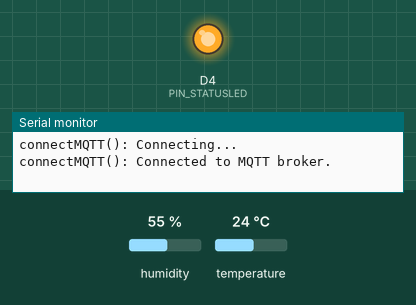
This sketch was run on a simulated ESP8266 (NodeMCU). On the bench: output pins drawn as LEDs (lit = HIGH), the last lines printed to the serial monitor. The test bench sets the inputs (shaded band); at power-on: humidity 55 %, temperature 24 °C. WiFi joins after 1.5 s; servers stay silent unless stated; no MQTT or app messages arrive unless stated.

Above: at 16.0 s.
At 30.08 s:
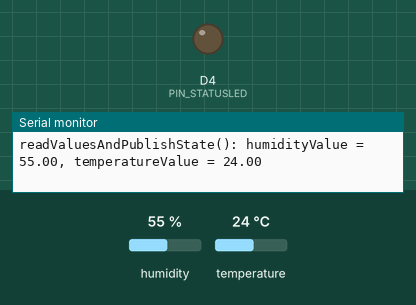
Timing chart, 0 to 41.4 s (numbered marks = the images above):
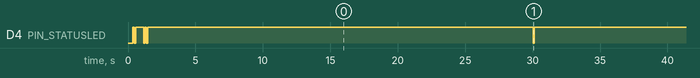

The sketch:

Production.ino
```cpp
#include <ESP8266WiFi.h>
#include <PubSubClient.h>
#include <ArduinoJson.h>
#include <DHT.h>

#include "config.h"

#define FIRMWARE_VERSION  "1.0.0"

WiFiClientSecure secureWifiClient = WiFiClientSecure();
PubSubClient mqttClient = PubSubClient(secureWifiClient, MQTT_SERVER_TLS_FINGERPRINT);
const int BUFFER_SIZE = JSON_OBJECT_SIZE(20);
DHT dhtSensor = DHT(PIN_DHT_SENSOR, DHT_SENSOR_TYPE);

unsigned long lastPublishUpdate = 0;

/*
 * Setup
 */

void setup()
{
    #if DEBUG_LEVEL >= 1
        Serial.begin(115200);
        delay(250);

        char buffer[64] = {0};
        sprintf(buffer, "setup(): The node '%s' was powered up.", MQTT_CLIENTID);
        Serial.println();
        Serial.println(buffer);
    #endif

    #if PIN_STATUSLED >= 0 && DEEPSLEEP_ENABLED == false
        pinMode(PIN_STATUSLED, OUTPUT);
    #endif

    setupWifi();
    setupSensor();
    setupMQTT();

    // If deep sleep is enabled, the loop() will never reached, thus do everything here
    #if DEEPSLEEP_ENABLED == true
        connectMQTT();
        readValuesAndPublishState();

        // At least one MQTT client loop is needed to publish message(s)
        mqttClient.loop();

        startDeepSleep();
    #endif
}

void setupWifi()
{
    #if DEBUG_LEVEL >= 1
        Serial.printf("setupWifi(): Connecting to to Wi-Fi access point '%s'...\n", WIFI_SSID);
    #endif

    // Do not store Wi-Fi config in SDK flash area
    WiFi.persistent(false);

    // Disable auto Wi-Fi access point mode
    WiFi.mode(WIFI_STA);

    WiFi.begin(WIFI_SSID, WIFI_PASSWORD);

    while (WiFi.status() != WL_CONNECTED)
    {
        // Blink 2 times when connecting
        blinkStatusLED(2);

        delay(500);

        #if DEBUG_LEVEL >= 1
            Serial.println(F("setupWifi(): Connecting..."));
        #endif
    }

    #if DEBUG_LEVEL >= 1
        Serial.print(F("setupWifi(): Connected to Wi-Fi access point. Obtained IP address: "));
        Serial.println(WiFi.localIP());
    #endif
}

void blinkStatusLED(const int times)
{
    #if PIN_STATUSLED >= 0 && DEEPSLEEP_ENABLED == false
        for (int i = 0; i < times; i++)
        {
            // Enable LED
            digitalWrite(PIN_STATUSLED, LOW);
            delay(100);

            // Disable LED
            digitalWrite(PIN_STATUSLED, HIGH);
            delay(100);
        }
    #endif
}

void setupSensor()
{
    #if DEBUG_LEVEL >= 1
        Serial.println("setupSensor(): Setup DHT sensor...");
    #endif

    dhtSensor.begin();
}

void setupMQTT()
{
    mqttClient.setServer(MQTT_SERVER, MQTT_PORT);
}

void loop()
{
    connectMQTT();

    if ((micros() - lastPublishUpdate) > (PUBLISH_INTERVAL * 1000000))
    {
        readValuesAndPublishState();
        lastPublishUpdate = micros();
    }

    mqttClient.loop();
}

void connectMQTT()
{
    if (mqttClient.connected() == true)
    {
        return ;
    }

    #if DEBUG_LEVEL >= 1
        Serial.printf("connectMQTT(): Connecting to MQTT broker '%s:%i'...\n", MQTT_SERVER, MQTT_PORT);
    #endif

    while (mqttClient.connected() == false)
    {
        #if DEBUG_LEVEL >= 1
            Serial.println("connectMQTT(): Connecting...");
        #endif

        if (mqttClient.connect(MQTT_CLIENTID, MQTT_USERNAME, MQTT_PASSWORD) == true)
        {
            #if DEBUG_LEVEL >= 1
                Serial.println("connectMQTT(): Connected to MQTT broker.");
            #endif
        }
        else
        {
            #if DEBUG_LEVEL >= 1
                Serial.printf("connectMQTT(): Connection failed with error code %i. Try again...\n", mqttClient.state());
            #endif

            blinkStatusLED(3);
            delay(500);
        }
    }
}

void readValuesAndPublishState()
{
    float humidityValue = dhtSensor.readHumidity();
    float temperatureValue = dhtSensor.readTemperature();

    if (isnan(humidityValue) || isnan(temperatureValue))
    {
        #if DEBUG_LEVEL >= 1
            Serial.println("readValuesAndPublishState(): The humidity and temperature values could not be read!");
            Serial.print(F("readValuesAndPublishState():"));
            Serial.print(F(" humidityValue = "));
            Serial.print(humidityValue);
            Serial.print(F(", temperatureValue = "));
            Serial.print(temperatureValue);
            Serial.println();
        #endif

        blinkStatusLED(4);
    }
    else
    {
        #if DEBUG_LEVEL >= 1
            Serial.println("readValuesAndPublishState(): The humidity and temperature values was read successfully.");
            Serial.print(F("readValuesAndPublishState():"));
            Serial.print(F(" humidityValue = "));
            Serial.print(humidityValue);
            Serial.print(F(", temperatureValue = "));
            Serial.print(temperatureValue);
            Serial.println();
        #endif

        blinkStatusLED(1);

        // Apply offset after reading
        humidityValue += OFFSET_HUMIDITY;
        temperatureValue += OFFSET_TEMPERATURE;

        StaticJsonBuffer<BUFFER_SIZE> jsonBuffer;
        JsonObject& root = jsonBuffer.createObject();

        // The string cast seems needed
        root["humidity"] = (String) humidityValue;
        root["temperature"] = (String) temperatureValue;

        char payloadMessage[root.measureLength() + 1];
        root.printTo(payloadMessage, sizeof(payloadMessage));

        #if DEBUG_LEVEL >= 1
            Serial.printf("readValuesAndPublishState(): Publish message on channel '%s': %s\n", MQTT_CHANNEL_STATE, payloadMessage);
        #endif

        mqttClient.publish(MQTT_CHANNEL_STATE, payloadMessage, true);
    }
}

void startDeepSleep()
{
    #if DEBUG_LEVEL >= 1
        Serial.println("startDeepSleep(): Disconnecting MQTT connection...");
    #endif

    mqttClient.disconnect();

    #if DEBUG_LEVEL >= 1
        Serial.println("startDeepSleep(): Disconnecting Wifi connection...");
    #endif

    WiFi.disconnect();

    #if DEBUG_LEVEL >= 1
        Serial.println("startDeepSleep(): Shutting down. Going to deep sleep...");
    #endif

    ESP.deepSleep(PUBLISH_INTERVAL * 1000000, WAKE_RF_DEFAULT);

    #if DEBUG_LEVEL >= 1
        Serial.println("startDeepSleep(): Deep sleep failed!");
    #endif

    while(true)
    {
        blinkStatusLED(5);
        delay(5000);
    }
}
```

config-sample.h
```cpp
#include <DHT.h>

/*
 * Configuration
 */

/*
 * If you want to enable deepsleep, you need to:
 * - connect RST pin to GPIO16/D1, otherwise diconnect
 * - set DEBUG_LEVEL to 0, otherwise the device keeps resetting
 */
#define DEEPSLEEP_ENABLED              false

#define DEBUG_LEVEL                    1

// Generate a random id with:
// $ echo -n "sensor_"; head /dev/urandom | tr -dc A-Z0-9 | head -c 8; echo ""
#define SENSOR_NODE_ID                 "sensor_AAAABBBB"

#define WIFI_SSID                      ""
#define WIFI_PASSWORD                  ""

#define MQTT_CLIENTID                  SENSOR_NODE_ID

// Put the host/IPv4 address of your MQTT broker here
#define MQTT_SERVER                    ""

// Use the SHA1 fingerprint of the server certificate (NOT the CA certificate) in the following format:
#define MQTT_SERVER_TLS_FINGERPRINT    "XX XX XX XX XX XX XX XX XX XX XX XX XX XX XX XX XX XX XX XX"

#define MQTT_PORT                      8883
#define MQTT_USERNAME                  SENSOR_NODE_ID
#define MQTT_PASSWORD                  ""

#define MQTT_CHANNEL_STATE             "/sensor/api/1/id/AAAABBBB/state/"

// Publish interval in seconds
#define PUBLISH_INTERVAL               30

// Define some offsets to correct measurements
#define OFFSET_TEMPERATURE             0
#define OFFSET_HUMIDITY                0

// Set indication LED to a value >= 0 to enable it
// Important: If you enabled deepsleep, the LED_BUILTIN on the NodeMCU won't work
#define PIN_STATUSLED                  LED_BUILTIN

#define PIN_DHT_SENSOR                 D3
#define DHT_SENSOR_TYPE                DHT11
```

Measured:
- by itself, D4 (PIN_STATUSLED): goes LOW 0.10 s, HIGH 0.60 s, LOW 0.10 s, HIGH 0.10 s, 4 × (LOW 0.10 s, HIGH 28.6 s), LOW 0.10 s, then HIGH
